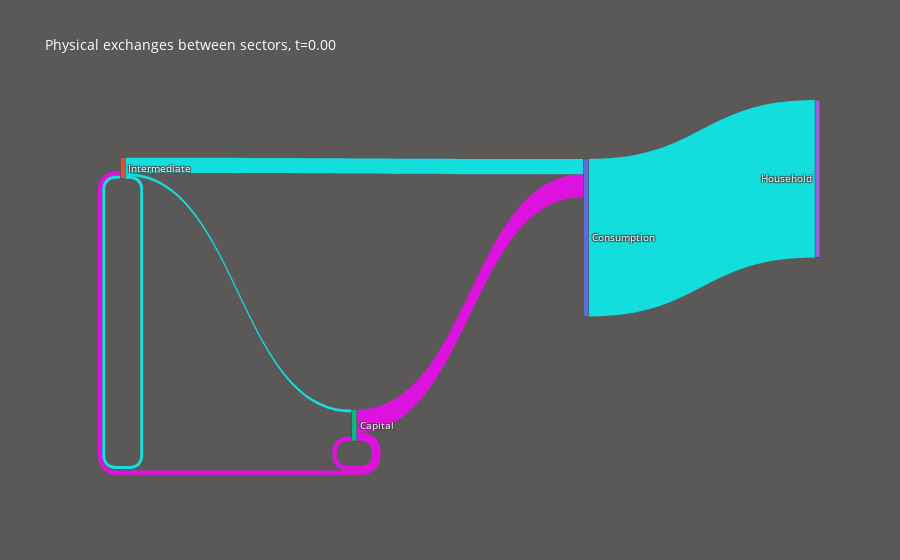

Notebook cell for this chart:
### Code cell
listX=['Minvest','Minter']
nx=0
region=0
ntindex=0
R=hub.get_dparam()

c = [ 'rgba(255,0,255, 0.8)' , 'rgba(0,255,255, 0.8)' , 'rgba(255,255,0, 0.8)','rgba(127,255,127, 0.8)' ]

### INITIAL LISTS TO FILL
source=[] # Where the flux starts
target=[] # Where the flux ends
value =[] # Flux intensity
types =[]
colors=[]
label =[] 

### MATRICES
for ii,X in enumerate(listX):
    d0=R[X]
    values = d0['value'][ntindex,nx,region,:,:].reshape(-1)
    names = R[d0['size'][0]]['list']
    sectintdex=np.arange(len(names))

    XX,YY=np.meshgrid(sectintdex+1,sectintdex+1)
    XX=XX.astype(int).reshape(-1)-1
    YY=YY.astype(int).reshape(-1)-1
    Ntot=len(XX)
    
    source.extend(YY)
    target.extend(XX)
    types.extend([X for i in range(len(XX))])
    value.extend(values)
    colors.extend([c[ii] for j in range(len(XX))])
    label = names


### ADDING VECTORS
Vecid = 'C'
stype = 'Consumption'
slabel = 'Household'
V=R[Vecid]['value'][ntindex,nx,region,:,0]        # Values we add 
#if slabel not in label:
label.append(slabel)
target.extend([np.amax(target+source)+1]*len(V))
source.extend(np.arange(0,len(V)))
value.extend(V)
types.extend([stype for i in range(len(V))])
colors.extend([c[ii+1] for ii in range(len(V))])

tempdict={          #'label':label,
                   'target':target,
                   'source':source,
                   'value':value,
                   'types':types,
                   'colors':colors}
df = pd.DataFrame(tempdict)


link = dict(source = np.array(source).reshape(-1), 
                             target = np.array(target).reshape(-1), 
                             value = np.array(value).reshape(-1),
                             color=colors)
node = dict(  label = label,
                             pad=50, 
                             thickness=5)
data = go.Sankey(link = link , 
                 node= node)
# plot
fig = go.Figure(data)
fig.update_layout(
    hovermode = 'x',
    title=f"Physical exchanges between sectors, t={R['time']['value'][ntindex,0,0,0,0]:.2f}",
    font=dict(size = 10, color = 'white'),
    paper_bgcolor='#5B5958'
)
fig.show()

### Figure 1 — Plotly figure (JSON) as saved in the notebook; plotly's stock layout.template omitted (floating-point values rounded to 4 significant figures)
{"data": [{"link": {"color": ["rgba(255,0,255, 0.8)", "rgba(255,0,255, 0.8)", "rgba(255,0,255, 0.8)", "rgba(255,0,255, 0.8)", "rgba(255,0,255, 0.8)", "rgba(255,0,255, 0.8)", "rgba(255,0,255, 0.8)", "rgba(255,0,255, 0.8)", "rgba(255,0,255, 0.8)", "rgba(0,255,255, 0.8)", "rgba(0,255,255, 0.8)", "rgba(0,255,255, 0.8)", "rgba(0,255,255, 0.8)", "rgba(0,255,255, 0.8)", "rgba(0,255,255, 0.8)", "rgba(0,255,255, 0.8)", "rgba(0,255,255, 0.8)", "rgba(0,255,255, 0.8)", "rgba(0,255,255, 0.8)", "rgba(255,255,0, 0.8)", "rgba(127,255,127, 0.8)"], "source": [0, 0, 0, 1, 1, 1, 2, 2, 2, 0, 0, 0, 1, 1, 1, 2, 2, 2, 0, 1, 2], "target": [0, 1, 2, 0, 1, 2, 0, 1, 2, 0, 1, 2, 0, 1, 2, 0, 1, 2, 3, 3, 3], "value": [0, 0, 0, 0, 0, 0, 0.105, 0.02, 0.02, 0, 0, 0, 0.07, 0.01333, 0.01333, 0, 0, 0, 0.725, 0, 0]}, "node": {"label": ["Consumption", "Intermediate", "Capital", "Household"], "pad": 50, "thickness": 5}, "type": "sankey"}], "layout": {"font": {"color": "white", "size": 10}, "hovermode": "x", "paper_bgcolor": "#5B5958", "title": {"text": "Physical exchanges between sectors, t=0.00"}}}
